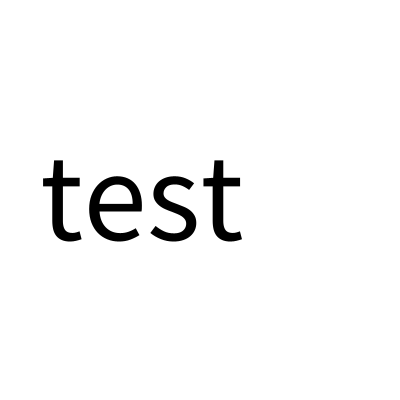
Frame 1 (no input)
Frame 60 (the mouse pressed at the canvas centre just before this capture): identical to frame 1, image omitted
Frame 120 (the mouse held since frame 60 and released just before this capture): identical to frame 1, image omitted

The Processing sketch that drew this single still picture (run headless with seeded random() and noise(); from frame 60 on, the mouse is pressed at the canvas centre):

// Processing sketch: TestSketch
// ── TestSketch.pde
void setup() {
	size(400, 400);
	println("Hello from Processing in Docker!");
}

void draw() {
	background(255, 255, 255);
	textSize(128);
	fill(0);
	text("test", 40, 240);
}
